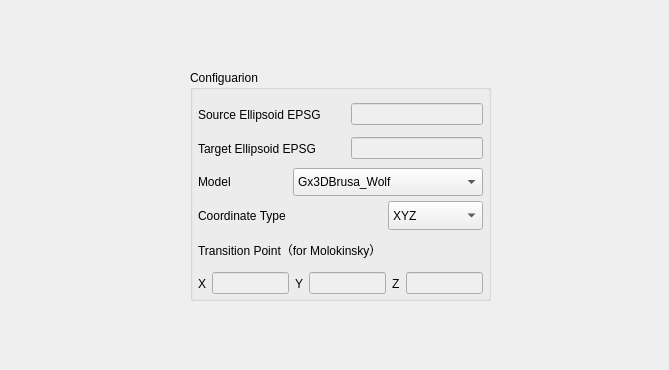
<?xml version="1.0" encoding="UTF-8"?>
<ui version="4.0">
 <class>SevenParametersGroupbox</class>
 <widget class="QWidget" name="SevenParametersGroupbox">
  <property name="geometry">
   <rect>
    <x>0</x>
    <y>0</y>
    <width>669</width>
    <height>370</height>
   </rect>
  </property>
  <property name="sizePolicy">
   <sizepolicy hsizetype="Preferred" vsizetype="Preferred">
    <horstretch>0</horstretch>
    <verstretch>0</verstretch>
   </sizepolicy>
  </property>
  <property name="windowTitle">
   <string>Form</string>
  </property>
  <widget class="QGroupBox" name="groupBox_Congfiguation">
   <property name="geometry">
    <rect>
     <x>190</x>
     <y>70</y>
     <width>301</width>
     <height>231</height>
    </rect>
   </property>
   <property name="sizePolicy">
    <sizepolicy hsizetype="Preferred" vsizetype="Preferred">
     <horstretch>0</horstretch>
     <verstretch>0</verstretch>
    </sizepolicy>
   </property>
   <property name="minimumSize">
    <size>
     <width>300</width>
     <height>0</height>
    </size>
   </property>
   <property name="maximumSize">
    <size>
     <width>16777215</width>
     <height>16777215</height>
    </size>
   </property>
   <property name="title">
    <string>Configuarion</string>
   </property>
   <layout class="QGridLayout" name="gridLayout">
    <property name="leftMargin">
     <number>5</number>
    </property>
    <property name="topMargin">
     <number>10</number>
    </property>
    <property name="rightMargin">
     <number>5</number>
    </property>
    <property name="bottomMargin">
     <number>0</number>
    </property>
    <property name="horizontalSpacing">
     <number>0</number>
    </property>
    <property name="verticalSpacing">
     <number>5</number>
    </property>
    <item row="0" column="0" colspan="3">
     <widget class="QWidget" name="widget_2" native="true">
      <layout class="QHBoxLayout" name="horizontalLayout_2">
       <property name="spacing">
        <number>20</number>
       </property>
       <property name="leftMargin">
        <number>0</number>
       </property>
       <property name="topMargin">
        <number>0</number>
       </property>
       <property name="rightMargin">
        <number>0</number>
       </property>
       <property name="bottomMargin">
        <number>0</number>
       </property>
       <item>
        <widget class="QLabel" name="label_14">
         <property name="sizePolicy">
          <sizepolicy hsizetype="Preferred" vsizetype="Preferred">
           <horstretch>0</horstretch>
           <verstretch>0</verstretch>
          </sizepolicy>
         </property>
         <property name="text">
          <string>Source Ellipsoid EPSG</string>
         </property>
        </widget>
       </item>
       <item>
        <widget class="QLineEdit" name="lineEdit_SourceEPSG">
         <property name="enabled">
          <bool>false</bool>
         </property>
         <property name="sizePolicy">
          <sizepolicy hsizetype="Preferred" vsizetype="Fixed">
           <horstretch>0</horstretch>
           <verstretch>0</verstretch>
          </sizepolicy>
         </property>
        </widget>
       </item>
      </layout>
     </widget>
    </item>
    <item row="1" column="0" colspan="3">
     <widget class="QWidget" name="widget_3" native="true">
      <layout class="QHBoxLayout" name="horizontalLayout_3">
       <property name="spacing">
        <number>20</number>
       </property>
       <property name="leftMargin">
        <number>0</number>
       </property>
       <property name="topMargin">
        <number>0</number>
       </property>
       <property name="rightMargin">
        <number>0</number>
       </property>
       <property name="bottomMargin">
        <number>0</number>
       </property>
       <item>
        <widget class="QLabel" name="label_15">
         <property name="sizePolicy">
          <sizepolicy hsizetype="Preferred" vsizetype="Preferred">
           <horstretch>0</horstretch>
           <verstretch>0</verstretch>
          </sizepolicy>
         </property>
         <property name="text">
          <string>Target Ellipsoid EPSG</string>
         </property>
        </widget>
       </item>
       <item>
        <widget class="QLineEdit" name="lineEdit_TargetEPSG">
         <property name="enabled">
          <bool>false</bool>
         </property>
         <property name="sizePolicy">
          <sizepolicy hsizetype="Preferred" vsizetype="Fixed">
           <horstretch>0</horstretch>
           <verstretch>0</verstretch>
          </sizepolicy>
         </property>
        </widget>
       </item>
      </layout>
     </widget>
    </item>
    <item row="2" column="0">
     <widget class="QLabel" name="label_12">
      <property name="sizePolicy">
       <sizepolicy hsizetype="Preferred" vsizetype="Preferred">
        <horstretch>0</horstretch>
        <verstretch>0</verstretch>
       </sizepolicy>
      </property>
      <property name="text">
       <string>Model</string>
      </property>
     </widget>
    </item>
    <item row="2" column="1" colspan="2">
     <widget class="QComboBox" name="comboBox_Model">
      <property name="sizePolicy">
       <sizepolicy hsizetype="Preferred" vsizetype="Fixed">
        <horstretch>0</horstretch>
        <verstretch>0</verstretch>
       </sizepolicy>
      </property>
      <property name="minimumSize">
       <size>
        <width>0</width>
        <height>25</height>
       </size>
      </property>
      <property name="maximumSize">
       <size>
        <width>16777215</width>
        <height>40</height>
       </size>
      </property>
      <item>
       <property name="text">
        <string>Gx3DBrusa_Wolf</string>
       </property>
      </item>
      <item>
       <property name="text">
        <string>Gx3DMolokinsky</string>
       </property>
      </item>
      <item>
       <property name="text">
        <string>Gx3DSevenParamsTrans</string>
       </property>
      </item>
      <item>
       <property name="text">
        <string>Gx2DSevenParamsTrans</string>
       </property>
      </item>
     </widget>
    </item>
    <item row="3" column="2">
     <widget class="QComboBox" name="comboBox_CoordType">
      <property name="sizePolicy">
       <sizepolicy hsizetype="Preferred" vsizetype="Fixed">
        <horstretch>0</horstretch>
        <verstretch>0</verstretch>
       </sizepolicy>
      </property>
      <property name="minimumSize">
       <size>
        <width>0</width>
        <height>25</height>
       </size>
      </property>
      <property name="maximumSize">
       <size>
        <width>16777215</width>
        <height>40</height>
       </size>
      </property>
      <item>
       <property name="text">
        <string>XYZ</string>
       </property>
      </item>
      <item>
       <property name="text">
        <string>BLH</string>
       </property>
      </item>
      <item>
       <property name="text">
        <string>BL</string>
       </property>
      </item>
     </widget>
    </item>
    <item row="4" column="0" colspan="3">
     <widget class="QLabel" name="label_16">
      <property name="sizePolicy">
       <sizepolicy hsizetype="Preferred" vsizetype="Preferred">
        <horstretch>0</horstretch>
        <verstretch>0</verstretch>
       </sizepolicy>
      </property>
      <property name="text">
       <string>Transition Point（for Molokinsky）　</string>
      </property>
     </widget>
    </item>
    <item row="5" column="0" colspan="3">
     <widget class="QWidget" name="widget" native="true">
      <layout class="QHBoxLayout" name="horizontalLayout">
       <property name="leftMargin">
        <number>0</number>
       </property>
       <property name="topMargin">
        <number>0</number>
       </property>
       <property name="rightMargin">
        <number>0</number>
       </property>
       <property name="bottomMargin">
        <number>0</number>
       </property>
       <item>
        <widget class="QLabel" name="label_17">
         <property name="sizePolicy">
          <sizepolicy hsizetype="Preferred" vsizetype="Preferred">
           <horstretch>0</horstretch>
           <verstretch>0</verstretch>
          </sizepolicy>
         </property>
         <property name="text">
          <string>X</string>
         </property>
        </widget>
       </item>
       <item>
        <widget class="QLineEdit" name="lineEdit_TransitionX">
         <property name="enabled">
          <bool>false</bool>
         </property>
         <property name="sizePolicy">
          <sizepolicy hsizetype="Preferred" vsizetype="Fixed">
           <horstretch>0</horstretch>
           <verstretch>0</verstretch>
          </sizepolicy>
         </property>
        </widget>
       </item>
       <item>
        <widget class="QLabel" name="label_18">
         <property name="sizePolicy">
          <sizepolicy hsizetype="Preferred" vsizetype="Preferred">
           <horstretch>0</horstretch>
           <verstretch>0</verstretch>
          </sizepolicy>
         </property>
         <property name="text">
          <string>Y</string>
         </property>
        </widget>
       </item>
       <item>
        <widget class="QLineEdit" name="lineEdit_TransitionY">
         <property name="enabled">
          <bool>false</bool>
         </property>
         <property name="sizePolicy">
          <sizepolicy hsizetype="Preferred" vsizetype="Fixed">
           <horstretch>0</horstretch>
           <verstretch>0</verstretch>
          </sizepolicy>
         </property>
        </widget>
       </item>
       <item>
        <widget class="QLabel" name="label_19">
         <property name="sizePolicy">
          <sizepolicy hsizetype="Preferred" vsizetype="Preferred">
           <horstretch>0</horstretch>
           <verstretch>0</verstretch>
          </sizepolicy>
         </property>
         <property name="text">
          <string>Z</string>
         </property>
        </widget>
       </item>
       <item>
        <widget class="QLineEdit" name="lineEdit_TransitionZ">
         <property name="enabled">
          <bool>false</bool>
         </property>
         <property name="sizePolicy">
          <sizepolicy hsizetype="Preferred" vsizetype="Fixed">
           <horstretch>0</horstretch>
           <verstretch>0</verstretch>
          </sizepolicy>
         </property>
        </widget>
       </item>
      </layout>
     </widget>
    </item>
    <item row="3" column="0" colspan="2">
     <widget class="QLabel" name="label_13">
      <property name="sizePolicy">
       <sizepolicy hsizetype="Preferred" vsizetype="Preferred">
        <horstretch>0</horstretch>
        <verstretch>0</verstretch>
       </sizepolicy>
      </property>
      <property name="text">
       <string>Coordinate Type</string>
      </property>
     </widget>
    </item>
   </layout>
  </widget>
 </widget>
 <resources/>
 <connections/>
</ui>
